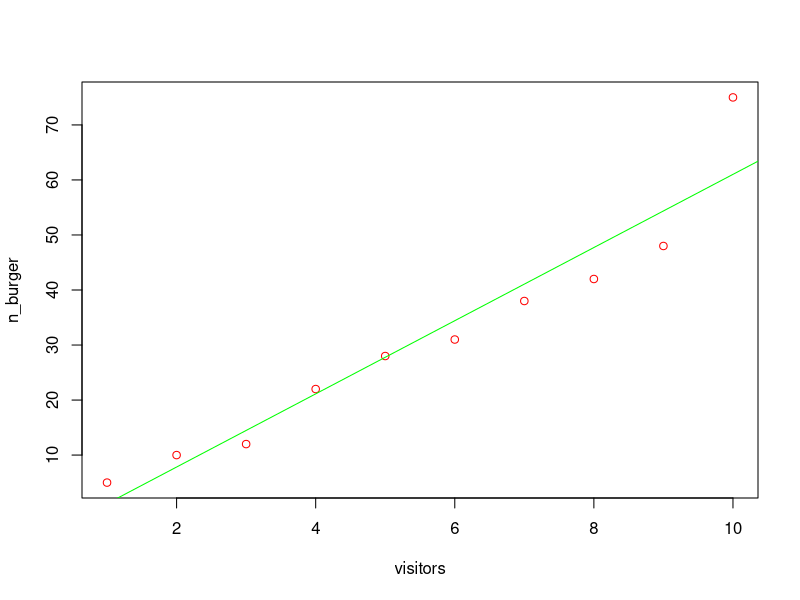

R code for this plot:

#  Total Sum of Squares = Sum Of Squares errors + Sum of Squares Regression
#  SST = SSE + SSR
#  SST = Sigmasum(observed values-mean of values) ^2
#  SSE = SigmaSum(observed values - predicted values) ^2
#  SSR = SigmaSum(prediccted values - mean of values) ^2
#  R^2 = SSR/SST  ;  Range of R^2 ---   0 <= R^2 <= 1
#  R^2 = coefficient of determination ; WE should try to keep it as high as possible



visitors <- c(1,2,3,4,5,6,7,8,9,10)
n_burger <- c(5,10,12,22,28,31,38,42,48,75)
burger <- data.frame(visitors,n_burger)
summary(burger)
plot(burger,col="red")

burgerReg = lm(burger$n_burger ~ burger$visitors)  # training smodel    ;;;   lm(target ~ predictors)  ==>  ( y Vs x )
burgerReg
abline(burgerReg,col = "green")
summary(burgerReg)
summary(burgerReg)$r.squared   # R^2 close to 1

predictsales <- predict(burgerReg , burger)
predictsales

results <- cbind(burger,predictsales,error = n_burger-predictsales)
results
  
